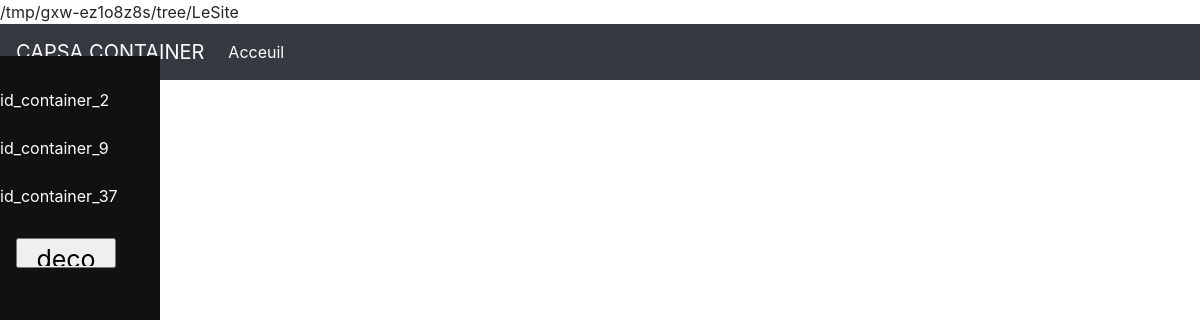
Before: /LeSite/EcranVue.php with the older database file.
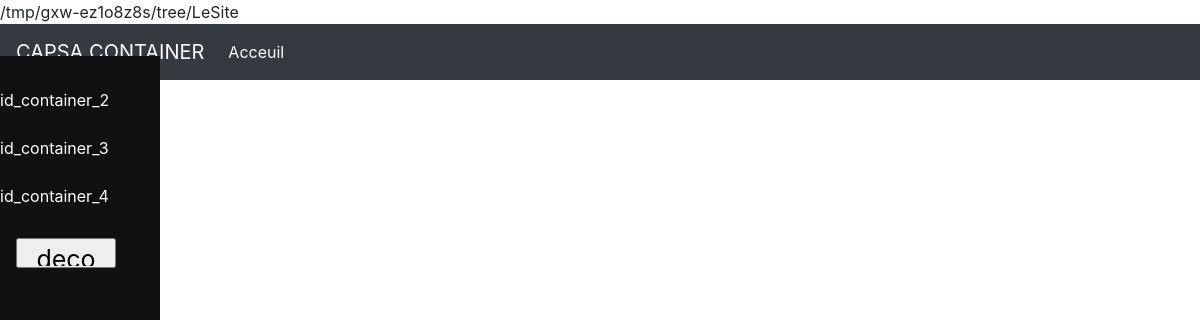
After: the same page with the newer database file.
### tables this page shows
CREATE TABLE `container` (
  `id_container` int(11) NOT NULL,
  `id_container_type` int(11) NOT NULL,
  `date_acquisition` datetime NOT NULL,
  `date_fin` datetime DEFAULT NULL,
  `libelle` varchar(255) NOT NULL
);

### LeSite/EcranVue.php (the view, shortened to what this page needs)
<?php include './assets/inc/application_include.php'; ?>
<?php
  print_r(realpath("."));
?>
<html>
    <head>
        <?php include $MyHomePath.'assets/inc/head.php'; ?>
    </head>
	<body>
        <nav class="navbar navbar-expand-lg navbar-dark bg-dark">
          	<a class="navbar-brand" href="#">CAPSA CONTAINER</a>
          	<div class="collapse navbar-collapse" id="navbarColor01">
            	<ul class="navbar-nav mr-auto" >
              		<li class="nav-item active">
                		<a class="nav-link" href="#">Acceuil <span class="sr-only">(current)</span></a>
              		</li>
	            </ul>
          	</div>
        </nav>
        <div class="col-md-12">
          </div>
<div class="sidenav">
<a href='#'><?php  ?></a>
<?php
$connection=mysqli_connect("localhost", "root", "", "capsadomotique");
$requete=mysqli_query($connection,"SELECT id_container FROM container");
mysqli_fetch_array($requete);
?>
<div id='#id_container'><?php
while($resultat=mysqli_fetch_array($requete)) {
    echo 'id_container_'. $resultat['id_container']."<br>"."<br>";
 }
?>
<a href="#"><input type="button" value="deco" style="width:100px; height:30px;"></a>
</div>
</div>
  	</body>
</html>

### LeSite/assets/inc/head.php (shortened to what this page needs)
<link rel="stylesheet" href="./assets/rsc/font-awesome-4.7.0/css/font-awesome.min.css">
<link rel="stylesheet" href="./assets/rsc/bootstrap-4.1.3/css/bootstrap.min.css">
<link rel="stylesheet" href="./assets/style/main.css">

### LeSite/EcranVue.php (style rules this page uses)
body { font-family: "Lato", sans-serif; }
.sidenav { height: 100%; width: 160px; position: fixed; z-index: 1; top: 56; left: 0; background-color: #111; overflow-x: hidden; padding-top: 20px; color: white; }
.sidenav a { padding: 6px 8px 6px 16px; text-decoration: none; font-size: 25px; color: #818181; display: block; }

Changed rows visible on the page:
removed container: id_container "9"
removed container: id_container "37"
added container: id_container "3"
added container: id_container "4"
